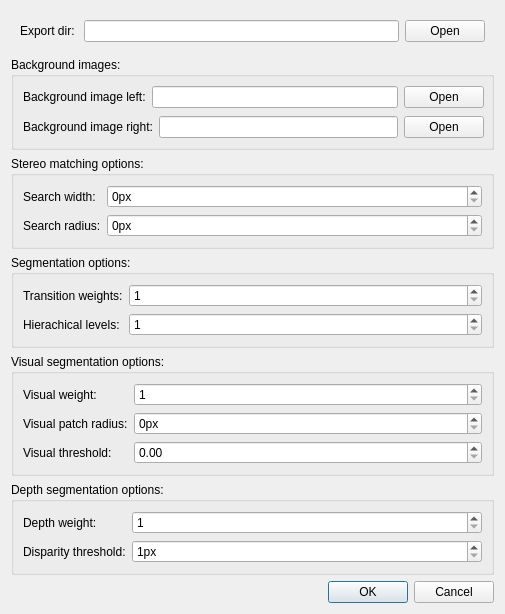
<?xml version="1.0" encoding="UTF-8"?>
<ui version="4.0">
 <class>StereoVisionApp::StereoSequenceImageExportOptionDialog</class>
 <widget class="QDialog" name="StereoVisionApp::StereoSequenceImageExportOptionDialog">
  <property name="geometry">
   <rect>
    <x>0</x>
    <y>0</y>
    <width>505</width>
    <height>589</height>
   </rect>
  </property>
  <property name="windowTitle">
   <string>Dialog</string>
  </property>
  <layout class="QVBoxLayout" name="verticalLayout">
   <item>
    <widget class="QWidget" name="widget" native="true">
     <layout class="QHBoxLayout" name="horizontalLayout">
      <item>
       <widget class="QLabel" name="labelExportDir">
        <property name="text">
         <string>Export dir: </string>
        </property>
       </widget>
      </item>
      <item>
       <widget class="QLineEdit" name="exportDirLineEdit"/>
      </item>
      <item>
       <widget class="QPushButton" name="exportDirSelectButton">
        <property name="text">
         <string>Open</string>
        </property>
       </widget>
      </item>
     </layout>
    </widget>
   </item>
   <item>
    <widget class="QGroupBox" name="groupBox_4">
     <property name="title">
      <string>Background images:</string>
     </property>
     <layout class="QVBoxLayout" name="verticalLayout_2">
      <property name="spacing">
       <number>8</number>
      </property>
      <property name="rightMargin">
       <number>7</number>
      </property>
      <item>
       <widget class="QWidget" name="widget_2" native="true">
        <layout class="QHBoxLayout" name="horizontalLayout_2">
         <property name="leftMargin">
          <number>0</number>
         </property>
         <property name="topMargin">
          <number>0</number>
         </property>
         <property name="rightMargin">
          <number>0</number>
         </property>
         <property name="bottomMargin">
          <number>0</number>
         </property>
         <item>
          <widget class="QLabel" name="labelBgImageLeft">
           <property name="text">
            <string>Background image left:</string>
           </property>
          </widget>
         </item>
         <item>
          <widget class="QLineEdit" name="backgroundImageLeftLineEdit"/>
         </item>
         <item>
          <widget class="QPushButton" name="backgroundImageLeftOpenButton">
           <property name="text">
            <string>Open</string>
           </property>
          </widget>
         </item>
        </layout>
       </widget>
      </item>
      <item>
       <widget class="QWidget" name="widget_3" native="true">
        <layout class="QHBoxLayout" name="horizontalLayout_3">
         <property name="leftMargin">
          <number>0</number>
         </property>
         <property name="topMargin">
          <number>0</number>
         </property>
         <property name="rightMargin">
          <number>0</number>
         </property>
         <property name="bottomMargin">
          <number>0</number>
         </property>
         <item>
          <widget class="QLabel" name="labelBgImageRight">
           <property name="text">
            <string>Background image right:</string>
           </property>
          </widget>
         </item>
         <item>
          <widget class="QLineEdit" name="backgroundImageRightLineEdit"/>
         </item>
         <item>
          <widget class="QPushButton" name="backgroundImageRightOpenButton">
           <property name="text">
            <string>Open</string>
           </property>
          </widget>
         </item>
        </layout>
       </widget>
      </item>
     </layout>
    </widget>
   </item>
   <item>
    <widget class="QGroupBox" name="groupBox">
     <property name="title">
      <string>Stereo matching options:</string>
     </property>
     <layout class="QFormLayout" name="formLayout">
      <item row="0" column="0">
       <widget class="QLabel" name="searchWidthLabel">
        <property name="text">
         <string>Search width:</string>
        </property>
       </widget>
      </item>
      <item row="0" column="1">
       <widget class="QSpinBox" name="searchWidthSpinBox">
        <property name="suffix">
         <string>px</string>
        </property>
        <property name="maximum">
         <number>9999</number>
        </property>
       </widget>
      </item>
      <item row="1" column="0">
       <widget class="QLabel" name="searchRadiusLabel">
        <property name="text">
         <string>Search radius:</string>
        </property>
       </widget>
      </item>
      <item row="1" column="1">
       <widget class="QSpinBox" name="searchRadiusSpinBox">
        <property name="suffix">
         <string>px</string>
        </property>
       </widget>
      </item>
     </layout>
    </widget>
   </item>
   <item>
    <widget class="QGroupBox" name="groupBox_5">
     <property name="title">
      <string>Segmentation options:</string>
     </property>
     <layout class="QFormLayout" name="formLayout_4">
      <item row="1" column="0">
       <widget class="QLabel" name="hierarchicalLevelLabel">
        <property name="text">
         <string>Hierachical levels:</string>
        </property>
       </widget>
      </item>
      <item row="1" column="1">
       <widget class="QSpinBox" name="hierarchicalLevelSpinBox">
        <property name="minimum">
         <number>1</number>
        </property>
        <property name="maximum">
         <number>9</number>
        </property>
       </widget>
      </item>
      <item row="0" column="0">
       <widget class="QLabel" name="label">
        <property name="text">
         <string>Transition weights:</string>
        </property>
       </widget>
      </item>
      <item row="0" column="1">
       <widget class="QSpinBox" name="transitionWeightSpinBox">
        <property name="toolTip">
         <string>&lt;html&gt;&lt;head/&gt;&lt;body&gt;&lt;p&gt;The maximal cost of a transition &lt;br&gt;for global segmentation optimization.&lt;/p&gt;&lt;/body&gt;&lt;/html&gt;</string>
        </property>
        <property name="minimum">
         <number>1</number>
        </property>
       </widget>
      </item>
     </layout>
    </widget>
   </item>
   <item>
    <widget class="QGroupBox" name="groupBox_2">
     <property name="title">
      <string>Visual segmentation options:</string>
     </property>
     <layout class="QFormLayout" name="formLayout_2">
      <item row="0" column="0">
       <widget class="QLabel" name="visualWeightLabel">
        <property name="text">
         <string>Visual weight:</string>
        </property>
       </widget>
      </item>
      <item row="0" column="1">
       <widget class="QSpinBox" name="visualWeightSpinBox">
        <property name="toolTip">
         <string>&lt;html&gt;&lt;head/&gt;&lt;body&gt;&lt;p&gt;The cost of mislabelling a pixel&lt;br/&gt;compared to the visual segmentation&lt;br/&gt;in the final segmentation.&lt;/p&gt;&lt;/body&gt;&lt;/html&gt;</string>
        </property>
        <property name="minimum">
         <number>1</number>
        </property>
       </widget>
      </item>
      <item row="1" column="0">
       <widget class="QLabel" name="visualPatchRadiusLabel">
        <property name="text">
         <string>Visual patch radius:</string>
        </property>
       </widget>
      </item>
      <item row="1" column="1">
       <widget class="QSpinBox" name="visualPatchRadiusSpinBox">
        <property name="toolTip">
         <string>The patch radius for visual comparison</string>
        </property>
        <property name="suffix">
         <string>px</string>
        </property>
       </widget>
      </item>
      <item row="2" column="0">
       <widget class="QLabel" name="visualThresholdLabel">
        <property name="text">
         <string>Visual threshold:</string>
        </property>
       </widget>
      </item>
      <item row="2" column="1">
       <widget class="QDoubleSpinBox" name="visualThresholdSpinBox">
        <property name="toolTip">
         <string>&lt;html&gt;&lt;head/&gt;&lt;body&gt;&lt;p&gt;The minimal mean absolute visual &lt;br&gt;error to label a pixel in the background&lt;/p&gt;&lt;/body&gt;&lt;/html&gt;</string>
        </property>
       </widget>
      </item>
     </layout>
    </widget>
   </item>
   <item>
    <widget class="QGroupBox" name="groupBox_3">
     <property name="title">
      <string>Depth segmentation options:</string>
     </property>
     <layout class="QFormLayout" name="formLayout_3">
      <item row="0" column="0">
       <widget class="QLabel" name="depthWeightLabel">
        <property name="text">
         <string>Depth weight:</string>
        </property>
       </widget>
      </item>
      <item row="0" column="1">
       <widget class="QSpinBox" name="depthWeightSpinBox">
        <property name="toolTip">
         <string>&lt;html&gt;&lt;head/&gt;&lt;body&gt;&lt;p&gt;The cost of mislabelling a pixel&lt;br&gt;compared to the depth segmentation&lt;br&gt;in the final segmentation.&lt;/p&gt;&lt;/body&gt;&lt;/html&gt;</string>
        </property>
        <property name="minimum">
         <number>1</number>
        </property>
       </widget>
      </item>
      <item row="1" column="0">
       <widget class="QLabel" name="disparityThresholdLabel">
        <property name="text">
         <string>Disparity threshold:</string>
        </property>
       </widget>
      </item>
      <item row="1" column="1">
       <widget class="QSpinBox" name="depthDisparityThresholdSpinBox">
        <property name="toolTip">
         <string>&lt;html&gt;&lt;head/&gt;&lt;body&gt;&lt;p&gt;The threshold for disparity error &lt;br&gt;above which a pixel will be set&lt;br&gt;in the background.&lt;/p&gt;&lt;/body&gt;&lt;/html&gt;</string>
        </property>
        <property name="suffix">
         <string>px</string>
        </property>
        <property name="minimum">
         <number>1</number>
        </property>
       </widget>
      </item>
     </layout>
    </widget>
   </item>
   <item>
    <widget class="QDialogButtonBox" name="buttonBox">
     <property name="orientation">
      <enum>Qt::Horizontal</enum>
     </property>
     <property name="standardButtons">
      <set>QDialogButtonBox::Cancel|QDialogButtonBox::Ok</set>
     </property>
    </widget>
   </item>
  </layout>
 </widget>
 <resources/>
 <connections>
  <connection>
   <sender>buttonBox</sender>
   <signal>accepted()</signal>
   <receiver>StereoVisionApp::StereoSequenceImageExportOptionDialog</receiver>
   <slot>accept()</slot>
   <hints>
    <hint type="sourcelabel">
     <x>248</x>
     <y>254</y>
    </hint>
    <hint type="destinationlabel">
     <x>157</x>
     <y>274</y>
    </hint>
   </hints>
  </connection>
  <connection>
   <sender>buttonBox</sender>
   <signal>rejected()</signal>
   <receiver>StereoVisionApp::StereoSequenceImageExportOptionDialog</receiver>
   <slot>reject()</slot>
   <hints>
    <hint type="sourcelabel">
     <x>316</x>
     <y>260</y>
    </hint>
    <hint type="destinationlabel">
     <x>286</x>
     <y>274</y>
    </hint>
   </hints>
  </connection>
 </connections>
</ui>
